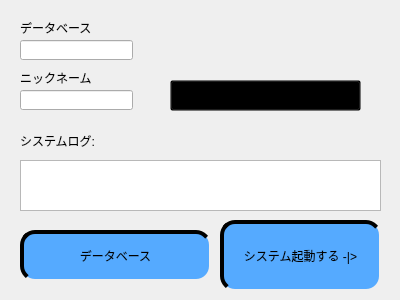
<?xml version="1.0" encoding="UTF-8"?>
<ui version="4.0">
 <class>Form1</class>
 <widget class="QWidget" name="Form1">
  <property name="geometry">
   <rect>
    <x>0</x>
    <y>0</y>
    <width>400</width>
    <height>300</height>
   </rect>
  </property>
  <property name="windowTitle">
   <string>ガイド</string>
  </property>
  <property name="locale">
   <locale language="Japanese" country="Japan"/>
  </property>
  <widget class="QPushButton" name="pushButton">
   <property name="geometry">
    <rect>
     <x>220</x>
     <y>220</y>
     <width>161</width>
     <height>71</height>
    </rect>
   </property>
   <property name="styleSheet">
    <string notr="true">QPushButton{
	background-color:rgb(85, 170, 255);
	border-style:outset;
	border-width:4px;
	border-radius:15px;
	padding:5px;
	
	font:  12pt &quot;Arial Black&quot;;
}

QPushButton:hover{
	background-color:rgb(75, 151, 226);
	border-color:rgb(182, 182, 182);
	color:rgb(255, 255, 255);
	
}

QPushButton:pressed{
	background-color:rgb(47, 200, 255);
	border-color:rgb(85, 170, 255);
	border-style:inset;
	color:rgb(255, 170, 0);
	
	font: italic 10pt &quot;MS Sans Serif&quot;;

}</string>
   </property>
   <property name="text">
    <string>システム起動する -|&gt;</string>
   </property>
  </widget>
  <widget class="QPushButton" name="pushButton_2">
   <property name="geometry">
    <rect>
     <x>20</x>
     <y>230</y>
     <width>191</width>
     <height>51</height>
    </rect>
   </property>
   <property name="styleSheet">
    <string notr="true">QPushButton{
	background-color:rgb(85, 170, 255);
	border-style:outset;
	border-width:4px;
	border-radius:15px;
	padding:5px;
	
	font: 10pt &quot;Arial Black&quot;;
}

QPushButton:hover{
	background-color:rgb(75, 151, 226);
	border-color:rgb(182, 182, 182);
	color:rgb(255, 255, 255);
	
}

QPushButton:pressed{
	background-color:rgb(47, 200, 255);
	border-color:rgb(85, 170, 255);
	border-style:inset;
	color:rgb(255, 170, 0);
	
	font: italic 15pt &quot;MS Sans Serif&quot;;

}</string>
   </property>
   <property name="text">
    <string>データベース</string>
   </property>
  </widget>
  <widget class="QTextBrowser" name="textBrowser">
   <property name="geometry">
    <rect>
     <x>20</x>
     <y>160</y>
     <width>361</width>
     <height>51</height>
    </rect>
   </property>
  </widget>
  <widget class="QLabel" name="label">
   <property name="geometry">
    <rect>
     <x>20</x>
     <y>130</y>
     <width>81</width>
     <height>21</height>
    </rect>
   </property>
   <property name="styleSheet">
    <string notr="true">font: 10pt &quot;MS Shell Dlg 2&quot;;</string>
   </property>
   <property name="text">
    <string>システムログ:</string>
   </property>
  </widget>
  <widget class="QPushButton" name="pushButton_3">
   <property name="geometry">
    <rect>
     <x>170</x>
     <y>80</y>
     <width>191</width>
     <height>31</height>
    </rect>
   </property>
   <property name="styleSheet">
    <string notr="true">QPushButton{
	font: 8pt &quot;Yu Gothic UI Semilight&quot;;
	background-image: url(:/image/UI/UI_Element/Button_TitleStyle.png);
	background-color:transparent;
	background-repeat: no-repeat;
}
QPushButton:hover{
	background-position: 10px 0px;
}
QPushButton:pressed{
	font-size:10pt;
	font-style:oblique;
	font-variant:small-caps;
	border-bottom-left-radius:15px;
	border-top-left-radius:15px;
	border-style:inset;
	background-color:#cccccccc
}</string>
   </property>
   <property name="text">
    <string>新規作成</string>
   </property>
  </widget>
  <widget class="QLineEdit" name="lineEdit">
   <property name="geometry">
    <rect>
     <x>20</x>
     <y>40</y>
     <width>113</width>
     <height>20</height>
    </rect>
   </property>
  </widget>
  <widget class="QLineEdit" name="lineEdit_2">
   <property name="geometry">
    <rect>
     <x>20</x>
     <y>90</y>
     <width>113</width>
     <height>20</height>
    </rect>
   </property>
   <property name="text">
    <string/>
   </property>
  </widget>
  <widget class="QLabel" name="label_2">
   <property name="geometry">
    <rect>
     <x>20</x>
     <y>20</y>
     <width>111</width>
     <height>16</height>
    </rect>
   </property>
   <property name="styleSheet">
    <string notr="true">font: 10pt &quot;MS Shell Dlg 2&quot;;</string>
   </property>
   <property name="text">
    <string>データベース</string>
   </property>
  </widget>
  <widget class="QLabel" name="label_3">
   <property name="geometry">
    <rect>
     <x>20</x>
     <y>70</y>
     <width>111</width>
     <height>16</height>
    </rect>
   </property>
   <property name="styleSheet">
    <string notr="true">font: 10pt &quot;MS Shell Dlg 2&quot;;</string>
   </property>
   <property name="text">
    <string>ニックネーム</string>
   </property>
  </widget>
 </widget>
 <resources>
  <include location="../UIrc.qrc"/>
 </resources>
 <connections/>
</ui>
